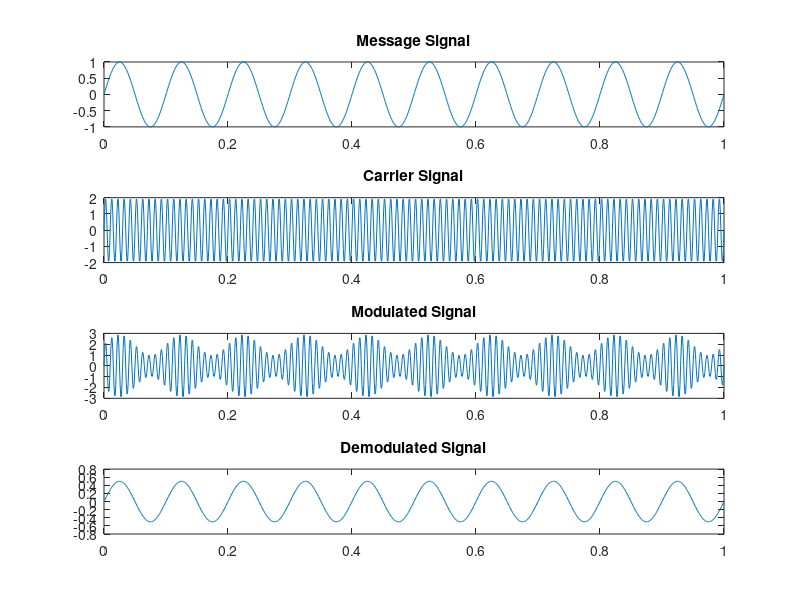

Write MATLAB code to recreate this figure.
clc; #... Clear command line
clear all; #... Clear variables
close all; #... Clear figures

#... Message Signal
am = 1; #... Amplitude of Message Signal
fm = 10; #... Frequency(Hz) of Message Signal
t = 0:0.001:1; #... Time
message_signal = am*sin(2*pi*fm*t);
subplot(4,1,1);
plot(t, message_signal);
title('Message Signal');

#... Carrier Signal
ac = 2; #... Amplitude of Carrier Signal
fc = 100; #... Frequency(Hz) of Carrier Signal
carrier_signal = ac*sin(2*pi*fc*t);
subplot(4,1,2);
plot(t, carrier_signal);
title('Carrier Signal');

#... Modulation
k = am/ac; #... Amplitude sensitivity
modulated_signal = (1+k*message_signal).*carrier_signal;
subplot(4,1,3);
plot(t, modulated_signal);
title('Modulated Signal');

#... From YouTube: demodulated_signal = (1/pi)*(ac*message_signal);

#... Demodulation by my formula
demodulated_signal = (modulated_signal./carrier_signal)-1;
subplot(4,1,4);
plot(t, demodulated_signal);
title('Demodulated Signal');
